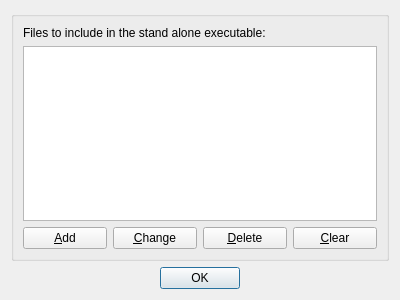
<?xml version="1.0" encoding="UTF-8"?>
<ui version="4.0">
 <class>IncludedFilesDialog</class>
 <widget class="QDialog" name="IncludedFilesDialog">
  <property name="geometry">
   <rect>
    <x>0</x>
    <y>0</y>
    <width>400</width>
    <height>300</height>
   </rect>
  </property>
  <property name="windowTitle">
   <string>Included Files</string>
  </property>
  <layout class="QVBoxLayout" name="verticalLayout" stretch="1,0">
   <item>
    <widget class="QGroupBox" name="groupBox">
     <layout class="QVBoxLayout" name="verticalLayout_2">
      <item>
       <widget class="QLabel" name="label">
        <property name="text">
         <string>Files to include in the stand alone executable:</string>
        </property>
       </widget>
      </item>
      <item>
       <widget class="QListView" name="listView">
        <property name="toolTip">
         <string>This is the list of files to be included when creating a stand-alone game.</string>
        </property>
       </widget>
      </item>
      <item>
       <layout class="QHBoxLayout" name="horizontalLayout">
        <item>
         <widget class="QPushButton" name="pushButtonAdd">
          <property name="toolTip">
           <string>Add a file to be included</string>
          </property>
          <property name="text">
           <string>&amp;Add</string>
          </property>
          <property name="icon">
           <iconset resource="../../../resources.qrc">
            <normaloff>:/qtgameengine/icons/add.png</normaloff>:/qtgameengine/icons/add.png</iconset>
          </property>
         </widget>
        </item>
        <item>
         <widget class="QPushButton" name="pushButtonChange">
          <property name="toolTip">
           <string>Change the properties of the included file</string>
          </property>
          <property name="text">
           <string>&amp;Change</string>
          </property>
          <property name="icon">
           <iconset resource="../../../resources.qrc">
            <normaloff>:/qtgameengine/icons/replace.png</normaloff>:/qtgameengine/icons/replace.png</iconset>
          </property>
         </widget>
        </item>
        <item>
         <widget class="QPushButton" name="pushButtonDelete">
          <property name="toolTip">
           <string>Delete the indicated included file</string>
          </property>
          <property name="text">
           <string>&amp;Delete</string>
          </property>
          <property name="icon">
           <iconset resource="../../../resources.qrc">
            <normaloff>:/qtgameengine/icons/delete.png</normaloff>:/qtgameengine/icons/delete.png</iconset>
          </property>
         </widget>
        </item>
        <item>
         <widget class="QPushButton" name="pushButtonClear">
          <property name="toolTip">
           <string>Clear the list of included files</string>
          </property>
          <property name="text">
           <string>&amp;Clear</string>
          </property>
          <property name="icon">
           <iconset resource="../../../resources.qrc">
            <normaloff>:/qtgameengine/icons/new.png</normaloff>:/qtgameengine/icons/new.png</iconset>
          </property>
         </widget>
        </item>
       </layout>
      </item>
     </layout>
    </widget>
   </item>
   <item>
    <widget class="QDialogButtonBox" name="buttonBox">
     <property name="standardButtons">
      <set>QDialogButtonBox::Ok</set>
     </property>
     <property name="centerButtons">
      <bool>true</bool>
     </property>
    </widget>
   </item>
  </layout>
 </widget>
 <resources>
  <include location="../../../resources.qrc"/>
 </resources>
 <connections>
  <connection>
   <sender>buttonBox</sender>
   <signal>accepted()</signal>
   <receiver>IncludedFilesDialog</receiver>
   <slot>accept()</slot>
   <hints>
    <hint type="sourcelabel">
     <x>199</x>
     <y>278</y>
    </hint>
    <hint type="destinationlabel">
     <x>199</x>
     <y>149</y>
    </hint>
   </hints>
  </connection>
  <connection>
   <sender>buttonBox</sender>
   <signal>rejected()</signal>
   <receiver>IncludedFilesDialog</receiver>
   <slot>reject()</slot>
   <hints>
    <hint type="sourcelabel">
     <x>199</x>
     <y>278</y>
    </hint>
    <hint type="destinationlabel">
     <x>199</x>
     <y>149</y>
    </hint>
   </hints>
  </connection>
 </connections>
</ui>
